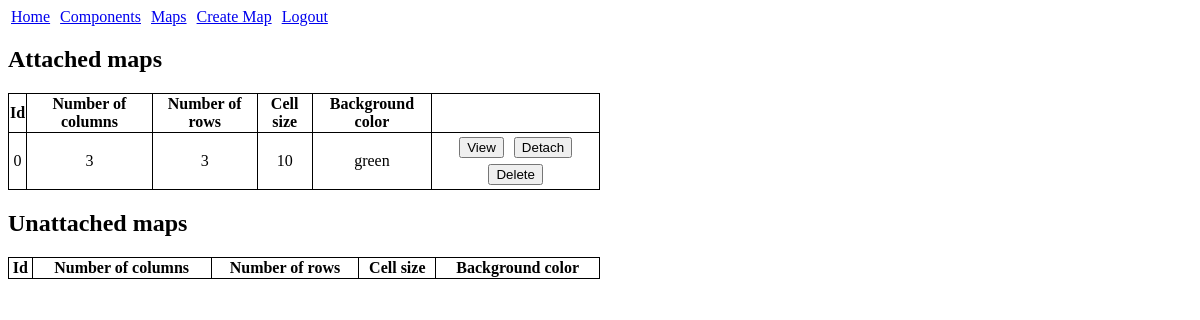
The app's page /racemap/maps (signed in), older data.
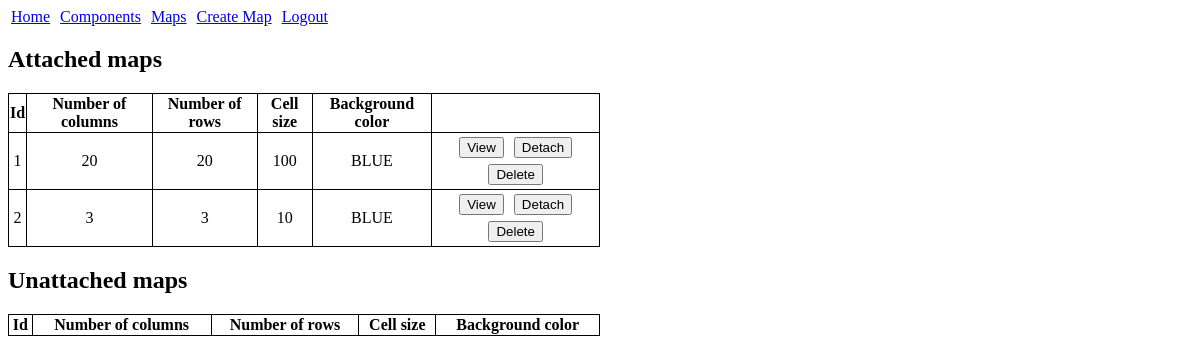
The same page, newer data.
### RaceMapApp/models.py (models this page shows, shortened)
class Map(models.Model):
    class BackgroundColor(models.TextChoices):
        BLUE = "BLUE", _("BLUE")
        RED = "RED", _("RED")
        GREEN = "GREEN", _("GREEN")
        WHITE = "WHITE", _("WHITE")
        BLACK = "BLACK", _("BLACK")
        ORANGE = "ORANGE", _("ORANGE")
        PINK = "PINK", _("PINK")
        GRAY = "GRAY", _("GRAY")
        YELLOW = "YELLOW", _("YELLOW")
        PURPLE = "PURPLE", _("PURPLE")
    id = models.IntegerField(primary_key=True)
    num_cols = models.IntegerField()
    num_rows = models.IntegerField()
    cellsize = models.IntegerField()
    bg_color = models.CharField(max_length=10, choices=BackgroundColor.choices, default=BackgroundColor.WHITE)
    users = models.ManyToManyField(User, related_name="maps")

### RaceMapApp/views.py (the view, shortened to what this page needs)
# urls.py: path("maps", views.maps),
@login_required
def maps(request):
    attached_maps = list(User.objects.get(username=request.user).maps.all())
    unattached_maps = list(Map.objects.exclude(users__username=request.user))
    return render(request, "maps.html", {"attached_maps": attached_maps, "unattached_maps": unattached_maps})

### RaceMapApp/templates/maps.html (shortened to what this page needs)
{% extends "base.html" %}
{% block body %}
    <h2>Attached maps</h2>
    <table>
        <thead>
            <tr>
                <th>Id</th>
                <th>Number of columns</th>
                <th>Number of rows</th>
                <th>Cell size</th>
                <th>Background color</th>
            </tr>
        </thead>
        <tbody>
            {% for map in attached_maps %}
                <tr>
                    <td>{{ map.id }}</td>
                    <td>{{ map.num_cols }}</td>
                    <td>{{ map.num_rows }}</td>
                    <td>{{ map.cellsize }}</td>
                    <td>{{ map.bg_color }}</td>
                    <td>
                        <form method="post">
                            <input type="submit" name="submit" value="View">
                            <input type="submit" name="submit" value="Detach">
                            <input type="submit" name="submit" value="Delete">
                        </form>
                    </td>
                </tr>
            {% endfor %}
        </tbody>
    </table>
    <h2>Unattached maps</h2>
    <table>
        <thead>
            <tr>
                <th>Id</th>
                <th>Number of columns</th>
                <th>Number of rows</th>
                <th>Cell size</th>
                <th>Background color</th>
            </tr>
        </thead>
    </table>
{% endblock %}

Row changes from the older to the newer data that the page shows:
removed Map: id "0", num_cols "3", num_rows "3", cellsize "10", bg_color "green"
added Map: id "1", num_cols "20", num_rows "20", cellsize "100", bg_color "BLUE"
added Map: id "2", num_cols "3", num_rows "3", cellsize "10", bg_color "BLUE"
